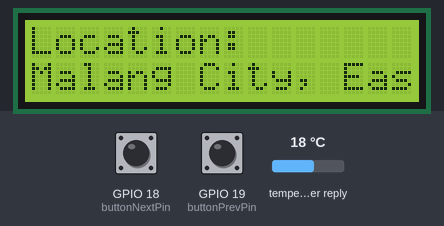
A program run on a simulated ESP32. On the bench: 16×2 character LCD. The test bench sets the inputs (shaded band); at power-on: GPIO 18 (buttonNextPin) HIGH, GPIO 19 (buttonPrevPin) HIGH, temperature in the weather reply 18 °C. WiFi joins after 1.5 s; servers stay silent unless stated; web services answer with replies made up by the test bench; what the program prints to the serial monitor is not drawn.

Above: at 5.5 s.
5.6 s: GPIO 18 (buttonNextPin) pulled LOW for 3.2 s
At 9.6 s:
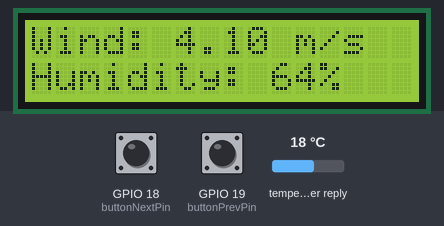
10.3 s: GPIO 19 (buttonPrevPin) pulled LOW for 0.15 s
At 10.48 s:
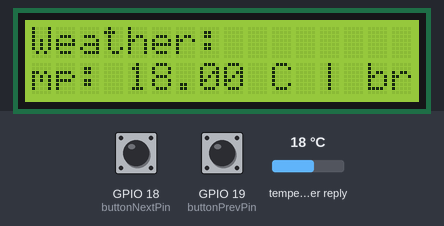
11.0 s: GPIO 18 (buttonNextPin) pulled LOW for 1 s
At 11.6 s:
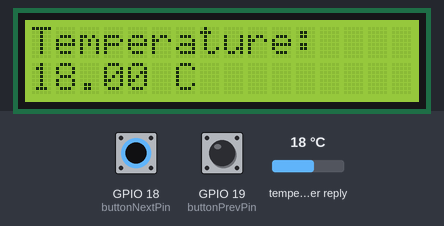
13.5 s: GPIO 19 (buttonPrevPin) pulled LOW for 1 s
At 14.62 s:
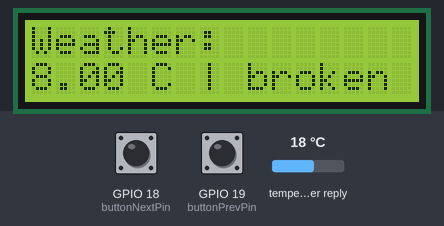
15.1 s: GPIO 18 (buttonNextPin) pulled LOW for 0.15 s
At 16.3 s:
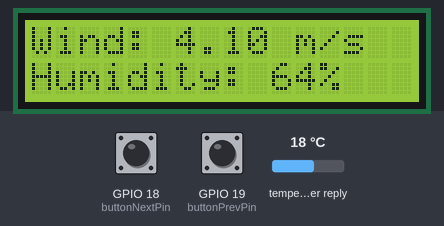
16.7 s: GPIO 19 (buttonPrevPin) pulled LOW for 0.15 s
At 16.88 s:
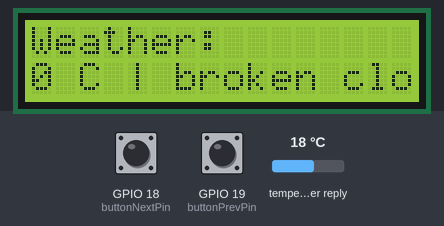
Timing chart, 0 to 19.7 s (numbered marks = the images above; inputs shaded):
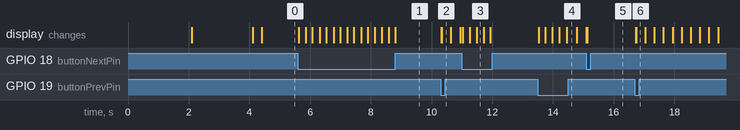

Measured:
- after the input at 5.6 s, the display: first changes at once (image 1 shows a later state)
- after the input at 10.3 s, the display: first changes at once (image 2 shows a later state)
- after the input at 11.0 s, the display: first changes at once (image 3 shows a later state)
- after the input at 13.5 s, the display: first changes at once (image 4 shows a later state)
- after the input at 15.1 s, the display: changes at once (image 5)
- after the input at 16.7 s, the display: first changes at once (image 6 shows a later state)

The program:

main.cpp
```cpp
#include <Arduino.h>
#include <Wire.h>
#include <LiquidCrystal_I2C.h>
#include <WiFi.h>
#include <HTTPClient.h>
#include <ArduinoJson.h>


const char* ssid = "Wokwi-GUEST";
const char* password = "";
String apiKey = "aa183d09b9792e4ef1d50d33a2222699";
String city = "Malang City, East Java";
String units = "metric";
String server = "http://api.openweathermap.org/data/2.5/weather?q=Malang&units=metric&appid=aa183d09b9792e4ef1d50d33a2222699";


LiquidCrystal_I2C lcd(0x27, 16, 2);


String displayText = "";
int scrollIndex = 0;

unsigned long lastUpdateTime = 0;
unsigned long lastScrollTime = 0;
const long updateInterval = 60000;
const long scrollInterval = 300;

const int buttonNextPin = 18;
const int buttonPrevPin = 19;
int currentPage = 0;
const int totalPages = 4;
unsigned long lastDebounceTime = 0;
const long debounceDelay = 200;

String temp = "";
String desc = "";
String humidity = "";
String wind = "";


void updateWeather();
void showPage(int page);
void scrollDisplay();


void setup() {
  Serial.begin(115200);

  lcd.init();
  lcd.backlight();
  lcd.setCursor(0, 0);
  lcd.print("Weather Info:");

  pinMode(buttonNextPin, INPUT_PULLUP);
  pinMode(buttonPrevPin, INPUT_PULLUP);

  WiFi.begin(ssid, password);
  lcd.setCursor(0, 1);
  lcd.print("Connecting...");
  while (WiFi.status() != WL_CONNECTED) {
    delay(1000);
    Serial.println("Connecting to WiFi...");
  }
  lcd.clear();
  lcd.setCursor(0, 0);
  lcd.print("Connected!");
  delay(2000);
  lcd.clear();


  updateWeather();
  showPage(currentPage);
}


void loop() {
  unsigned long currentMillis = millis();
  if (currentMillis - lastUpdateTime >= updateInterval) {
    updateWeather();
    lastUpdateTime = currentMillis;
    showPage(currentPage);
  }
  if (currentPage == 2) {
    if (currentMillis - lastScrollTime >= scrollInterval) {
      scrollDisplay();
      lastScrollTime = currentMillis;
    }
  }
  if (digitalRead(buttonNextPin) == LOW) {
    if (millis() - lastDebounceTime > debounceDelay) {
      currentPage++;
      if (currentPage >= totalPages) currentPage = 0;
      showPage(currentPage);
      lastDebounceTime = millis();
    }
  }
  if (digitalRead(buttonPrevPin) == LOW) {
    if (millis() - lastDebounceTime > debounceDelay) {
      if (currentPage == 0) currentPage = totalPages - 1;
      else currentPage--;
      showPage(currentPage);
      lastDebounceTime = millis();
    }
  }
}


void updateWeather() {
  if (WiFi.status() == WL_CONNECTED) {
    HTTPClient http;
    http.begin(server);
    int httpCode = http.GET();

    if (httpCode > 0) {
      String payload = http.getString();
      Serial.println(payload);


      StaticJsonDocument<1024> doc;
      deserializeJson(doc, payload);


      temp = String(doc["main"]["temp"].as<float>());
      desc = doc["weather"][0]["description"].as<String>();
      humidity = String(doc["main"]["humidity"].as<int>());
      wind = String(doc["wind"]["speed"].as<float>());


      displayText = "| Temp: " + temp + " C | " + desc;
      scrollIndex = 0;
    } else {
      Serial.println("Error on HTTP request");
    }

    http.end();
  }
}


void showPage(int page) {
  lcd.clear();
  switch (page) {
    case 0:
      lcd.setCursor(0, 0);
      lcd.print("Location:");
      lcd.setCursor(0, 1);
      lcd.print(city);
      break;
    case 1:
      lcd.setCursor(0, 0);
      lcd.print("Temperature:");
      lcd.setCursor(0, 1);
      lcd.print(temp + " C");
      break;
    case 2:
      lcd.setCursor(0, 0);
      lcd.print("Weather:");
      lcd.setCursor(0, 1);
      if (desc.length() > 16) {
        lcd.print(desc.substring(0, 16));
      } else {
        lcd.print(desc);
      }
      break;
    case 3:
      lcd.setCursor(0, 0);
      lcd.print("Wind: " + wind + " m/s");
      lcd.setCursor(0, 1);
      lcd.print("Humidity: " + humidity + "%");
      break;
  }
}


void scrollDisplay() {
  if (displayText.length() > 0) {
    lcd.setCursor(0, 1);
    if (scrollIndex + 16 <= displayText.length()) {
      lcd.print(displayText.substring(scrollIndex, scrollIndex + 16));
    } else {
      String part1 = displayText.substring(scrollIndex);
      String part2 = displayText.substring(0, 16 - part1.length());
      lcd.print(part1 + part2);
    }

    scrollIndex++;
    if (scrollIndex >= displayText.length()) {
      scrollIndex = 0;
    }
  }
}
```
